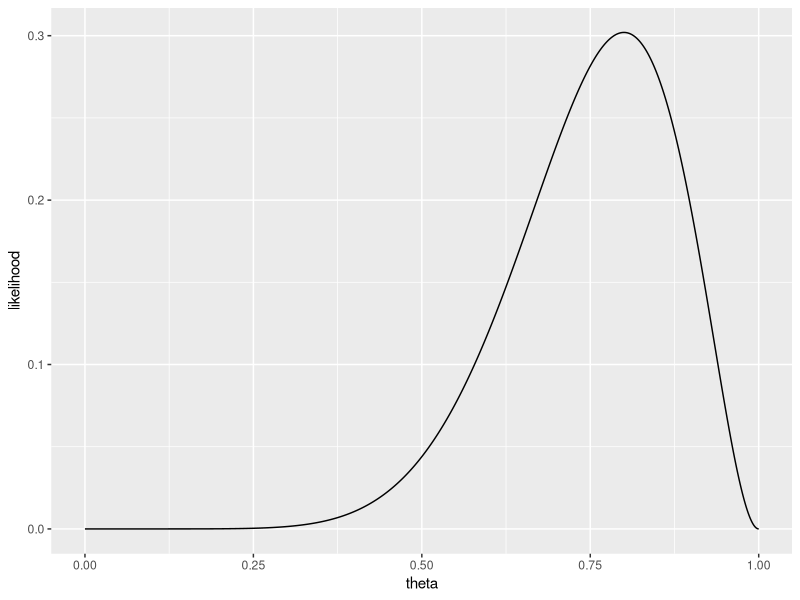
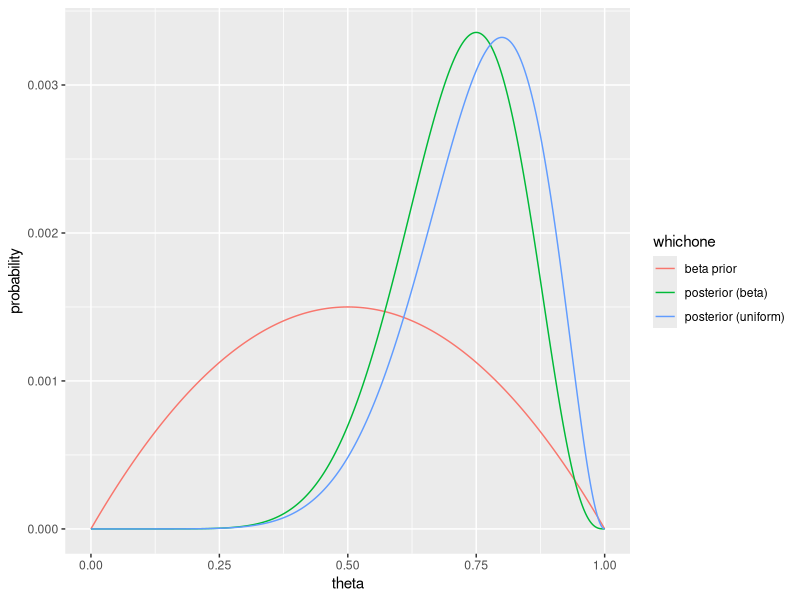
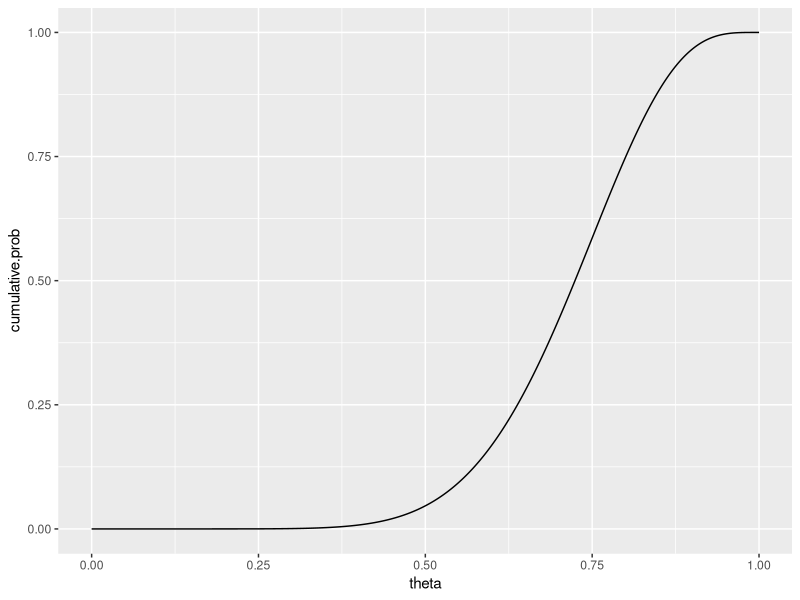
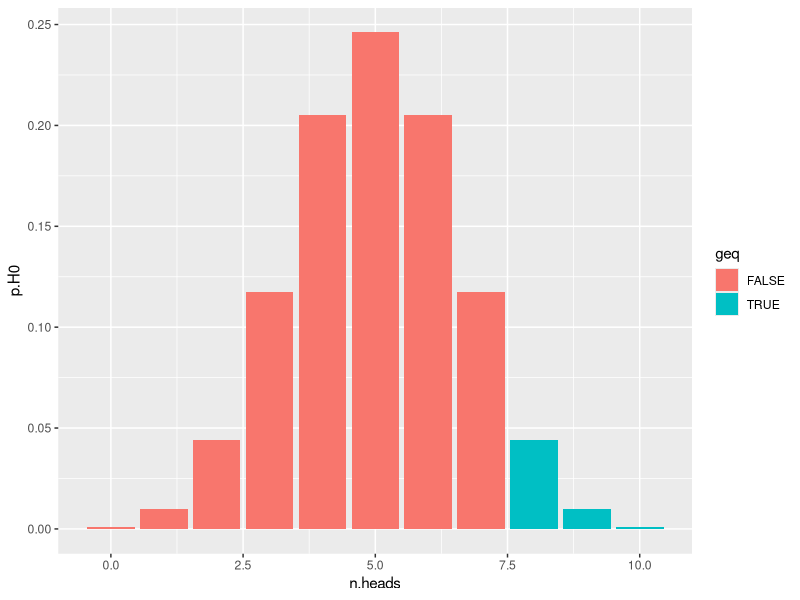

Reproduce these figures in R, in order.
## ---- chunk 1
data = c('H','H','H','H','H','H','H','H','T','T')
n.heads = sum(data=='H')
n.total = length(data)
thetas = seq(0,1,by=0.001)
lik.theta = dbinom(n.heads, n.total, thetas)
library(ggplot2)
ggplot(data.frame(theta=thetas, likelihood=lik.theta), aes(theta, likelihood))+geom_line()
## ---- chunk 2
thetas[which(lik.theta==max(lik.theta))]
## ---- chunk 3
p.theta = dbeta(thetas, 2, 2)
p.theta = p.theta/sum(p.theta)
p.data = sum(lik.theta*p.theta)
p.theta.data = lik.theta*p.theta / p.data
p.theta.data.uni = lik.theta/sum(lik.theta)

ggplot(rbind(data.frame(theta=thetas, probability=p.theta, whichone="beta prior"),
              data.frame(theta=thetas, probability=p.theta.data, whichone="posterior (beta)"),
              data.frame(theta=thetas, probability=p.theta.data.uni, whichone="posterior (uniform)")), 
      aes(theta, probability, color=whichone))+geom_line()

thetas[which(p.theta.data == max(p.theta.data))] # Maximum a posteriori
## ---- chunk 4
cum.probability = cumsum(p.theta.data)
ggplot(data.frame(theta=thetas, cumulative.prob=cum.probability), aes(theta, cumulative.prob))+geom_line()
range(thetas[cum.probability>=0.025 & cum.probability<=0.975])
## ---- chunk 5
p.val = sapply(thetas, function(theta){min(binom.test(n.heads, n.total, theta, alternative = "greater")$p.value,
                                           binom.test(n.heads, n.total, theta, alternative = "less")$p.value)})
not.rejected.thetas = thetas[p.val>(1-0.95)/2]
range(not.rejected.thetas)
## ---- chunk 6
n.total = length(data)
n.heads = sum(data=='H')
ks = seq(0,n.total)
ggplot(data.frame(n.heads = ks, p.H0=dbinom(ks, n.total, 0.5), geq=ks>=n.heads), 
       aes(x=n.heads, y=p.H0, fill=geq))+geom_bar(stat="identity")
## ---- chunk 7
p.value = sum(dbinom(ks[ks>=n.heads],n.total,0.5))
p.value
## ---- chunk 8
p.value <= 0.05
## ---- chunk 9
p.theta = function(theta){dunif(theta,0,1)}
d.theta = 0.001
theta = seq(0,1,by=d.theta)

p.M = c("M0"=1/3, "M1"=1/3, "M2"=1/3)

p.theta.M0 = p.theta(theta)
likelihood.M0 = function(theta){theta^8*(1-theta)^2}
p.data.theta_M0 = vapply(theta, likelihood.M0, c("lik" = 0))
p.data.M0 = sum(p.theta.M0*p.data.theta_M0*d.theta)

p.theta.M1 = p.theta(theta)
likelihood.M1 = function(theta){0.5*theta^8*(1-theta)^1}
p.data.theta_M1 = vapply(theta, likelihood.M1, c("lik" = 0))
p.data.M1 = sum(p.theta.M1*p.data.theta_M1*d.theta)

p.theta_1.M2 = p.theta(theta)
p.theta_2.M2 = p.theta(theta)
p.theta.M2 = outer(p.theta_1.M2, p.theta_2.M2, function(a,b){a*b})
likelihood.M2 = function(theta_1, theta_2){theta_1^1*theta_2^8*(1-theta_2)^1}
p.data.theta_M2 = outer(theta, theta, likelihood.M2)
p.data.M2 = sum(p.theta.M2*p.data.theta_M2*d.theta*d.theta)

p.data.M = c("M0"=p.data.M0, "M1"=p.data.M1, "M2"=p.data.M2)

p.data = sum(p.M*p.data.M)

(p.M.data = p.M*p.data.M/p.data)
## ---- chunk 10
d.theta = 0.001
theta = seq(0,1,by=d.theta)

p.data.H0 = 0.5^8*0.5^2

p.theta.H1 = dunif(theta,0,1)
likelihood.H1 = function(theta){theta^8*(1-theta)^2}
p.data.theta_H1 = vapply(theta, likelihood.H1, c("lik" = 0))
p.data.H1 = sum(p.theta.H1*p.data.theta_H1*d.theta)

(bayesfactor = p.data.H1/p.data.H0)
